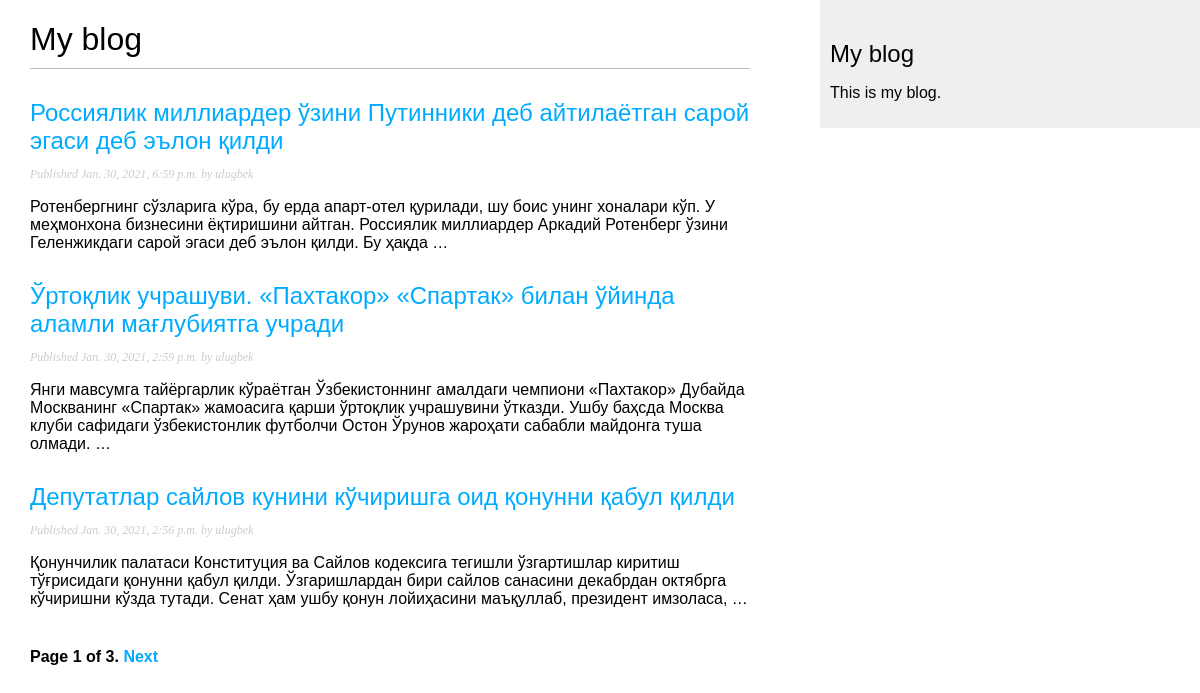
Screenshot of /blog/ with the database file from the repository.
### blog/models.py (models this page shows, shortened)
class Post(models.Model):
    STATUS_CHOICES = (
        ('draft', 'Draft'),
        ('published', 'Published'),
    )
    title = models.CharField(max_length=250)
    slug = models.SlugField(max_length=250, unique_for_date='publish')
    author = models.ForeignKey(User, on_delete=models.CASCADE, related_name='blog_posts')
    body = models.TextField()
    publish = models.DateTimeField(default=timezone.now)
    created = models.DateTimeField(auto_now=True)
    updated = models.DateTimeField(auto_now=True)
    status = models.CharField(max_length=10, choices=STATUS_CHOICES, default='draft')
    objects = models.Manager() # Менеджер по умолчанию.
    published = PublishedManager() # Наш новый менеджер.
    class Meta:
        ordering = ('-publish',)
        verbose_name = "Post"
        verbose_name_plural = "Posts"
    def get_absolute_url(self):
        return reverse('blog:post_detail', args=[self.publish.year, self.publish.month, self.publish.day, self.slug])

### blog/views.py (the view)
# urls.py: path('', views.PostListview.as_view(), name='post_list'),
class PostListview(ListView):
    queryset = Post.published.all()
    context_object_name = 'posts'
    paginate_by = 3
    template_name = 'blog/post/list.html'

### blog/templates/blog/post/list.html (shortened to what this page needs)
{% extends 'base.html' %}
{% block content %}
    <h1>My blog</h1>
    {% for post in posts %}
        <h2><a href="{{ post.get_absolute_url }}">{{ post.title }}</a></h2>
        <p class="date">Published {{ post.publish }} by {{ post.author }} </p>
        {{ post.body | truncatewords:30 | linebreaks }}
    {% endfor %}
    {% include "blog/pagination.html" with page=page_obj %}
{% endblock content %}

### blog/templates/base.html (shortened to what this page needs)
{% load static %}
<!DOCTYPE html>
<html>
<head>
    <link href="{% static 'blog.css' %}" rel="stylesheet">
</head>
<body>
    <div id="content">
        {% block content %}
        {% endblock %}
    </div>
    <div id="sidebar">
        <h2>My blog</h2>
        <p>This is my blog.</p>
    </div>
</body>
</html>

### blog/templates/blog/pagination.html (shortened to what this page needs)
<div class="pagination">
    <span class="step-links">
        <span class="current">
        Page {{ page.number }} of {{ page.paginator.num_pages }}.
        </span>
    {% if page.has_next %}
        <a href="?page={{ page.next_page_number }}">Next</a>
    {% endif %}
    </span>
</div>

### blog/static/blog.css (style rules this page uses)
body { margin: 0; padding: 0; font-family: helvetica, sans-serif; }
a { color: #00abff; text-decoration: none; }
h1 { font-weight: normal; border-bottom: 1px solid #bbb; padding: 0 0 10px 0; }
h2 { font-weight: normal; margin: 30px 0 0; }
#content { float: left; width: 60%; padding: 0 0 0 30px; }
#sidebar { float: right; width: 30%; padding: 10px; background: #efefef; height: 100%; }
p.date { color: #ccc; font-family: georgia, serif; font-size: 12px; font-style: italic; }
.pagination { margin: 40px 0; font-weight: bold; }

### rows the page displays
Post: title "Россиялик миллиардер ўзини Путинники деб айтилаётган сарой эгаси деб эълон қилди", publish "Jan. 30, 2021, 6:59 p.m.", author "ulugbek", body "Ротенбергнинг сўзларига кўра, бу ерда апарт-отел қурилади, шу боис унинг хоналари кўп. У меҳмонхона бизнесини ёқтиришини айтган. Россиялик миллиардер Аркадий Ротенберг ўзини Геленжикдаги сарой эгаси деб эълон қилди. Бу ҳақда …"
Post: title "Ўртоқлик учрашуви. «Пахтакор» «Спартак» билан ўйинда аламли мағлубиятга учради", publish "Jan. 30, 2021, 2:59 p.m.", author "ulugbek", body "Янги мавсумга тайёргарлик кўраётган Ўзбекистоннинг амалдаги чемпиони «Пахтакор» Дубайда Москванинг «Спартак» жамоасига қарши ўртоқлик учрашувини ўтказди. Ушбу баҳсда Москва клуби сафидаги ўзбекистонлик футболчи Остон Ўрунов жароҳати сабабли майдонга туша олмади. …"
Post: title "Депутатлар сайлов кунини кўчиришга оид қонунни қабул қилди", publish "Jan. 30, 2021, 2:56 p.m.", author "ulugbek", body "Қонунчилик палатаси Конституция ва Сайлов кодексига тегишли ўзгартишлар киритиш тўғрисидаги қонунни қабул қилди. Ўзгаришлардан бири сайлов санасини декабрдан октябрга кўчиришни кўзда тутади. Сенат ҳам ушбу қонун лойиҳасини маъқуллаб, президент имзоласа, …"

### other values shown
{{ page.number }} "1"
{{ page.paginator.num_pages }} "3"
